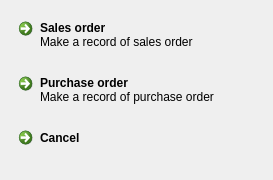
<?xml version="1.0" encoding="UTF-8"?>
<ui version="4.0">
 <class>SalesOrPurchaseOrder</class>
 <widget class="QDialog" name="SalesOrPurchaseOrder">
  <property name="geometry">
   <rect>
    <x>0</x>
    <y>0</y>
    <width>273</width>
    <height>180</height>
   </rect>
  </property>
  <property name="windowTitle">
   <string>Direction</string>
  </property>
  <layout class="QVBoxLayout" name="verticalLayout">
   <item>
    <widget class="QCommandLinkButton" name="commandLinkButton">
     <property name="text">
      <string>Sales order</string>
     </property>
     <property name="description">
      <string>Make a record of sales order</string>
     </property>
    </widget>
   </item>
   <item>
    <widget class="QCommandLinkButton" name="commandLinkButton_2">
     <property name="text">
      <string>Purchase order</string>
     </property>
     <property name="description">
      <string>Make a record of purchase order</string>
     </property>
    </widget>
   </item>
   <item>
    <widget class="QCommandLinkButton" name="commandLinkButton_3">
     <property name="text">
      <string>Cancel</string>
     </property>
    </widget>
   </item>
  </layout>
 </widget>
 <resources/>
 <connections/>
</ui>
